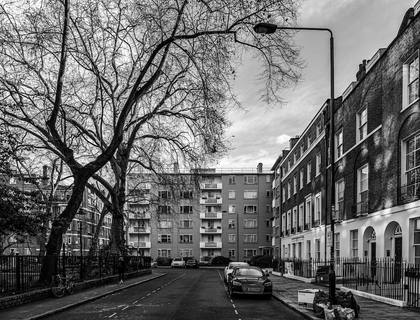
%> input picture Test Images/ITC.png, 420 x 320 px, shrunk from 1000 x 761 before the run
$ octave huffman_coding.m   (GNU Octave 9; MATLAB toolbox functions it lacks are replaced by stand-ins)
%> lines starting %> are read from the running program, lines starting %| are printed output that depends on the picture
clearvars;
close all;
clc;


%% Part 1)

% Reading the image data into a matrix
src_img = imread("ITC.png");
%> src_img is the input picture: size 320x420 uint8; min 0, max 255, mean 106.9


%% Part 2) Histogram & Probability Calculation

% No of symbols
n = 256;

% Plotting a histogram for the image
histogram(src_img);
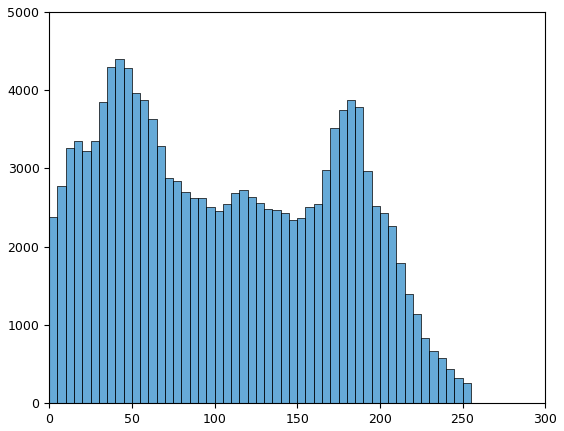
%> figure redrawn from the program's plot data; tallest bar 4396 high, from x = 40 to 45

% Total no of pixels
order = size(src_img);
%> order = [320 420]
img_size = order(1)*order(2);
%> img_size = 134400

% Calculating the probability of occurence of each color
p = zeros(1, n);
for i = 0:(n-1)
    log_mat = (src_img == i);
    p(i+1) = sum(log_mat, 'all')/img_size;
end
%> this loop made 256 passes
%> pass 1, `log_mat = (src_img == i);`:
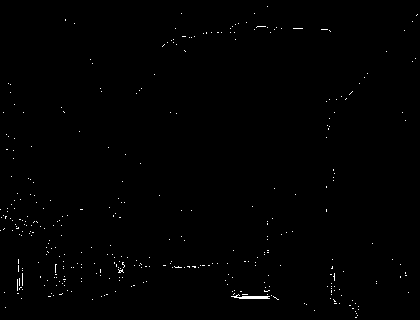
%> log_mat: size 320x420 logical; 0.5% white in thin lines or dots
%> pass 2, `log_mat = (src_img == i);`:
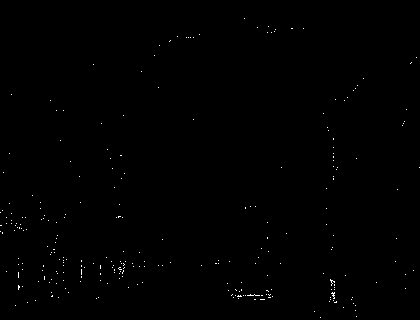
%> log_mat: size 320x420 logical; 0.29% white in thin lines or dots
%> pass 3, `log_mat = (src_img == i);`:
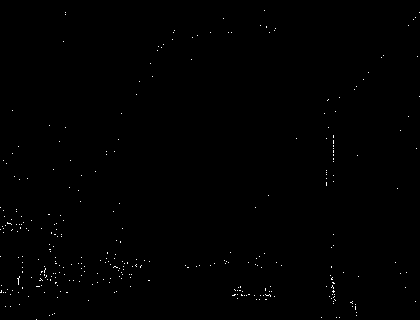
%> log_mat: size 320x420 logical; 0.32% white in thin lines or dots
%> after the loop, p = 256 values, max 0.00692 at index 42, min 0.000216 at index 253, mean 0.00391

P = p;
%> P has the same summary as p

%% Part 3) Huffman Coding

% % Sample test for Huffman coding
% p = [0.46, 0.30, 0.12, 0.06, 0.03, 0.02, 0.01];
% n = length(p);
% P = p;

% Created a cell array to hold the array of symbols
symbols = cell(1, n);

% Initialized with the symbol strings
for i = 0:(n-1)
    symbols(i+1) = {[string(i)]};
end

Symbols = symbols;

% Initialized the codeBook of empty strings
%> (the run ends here)
